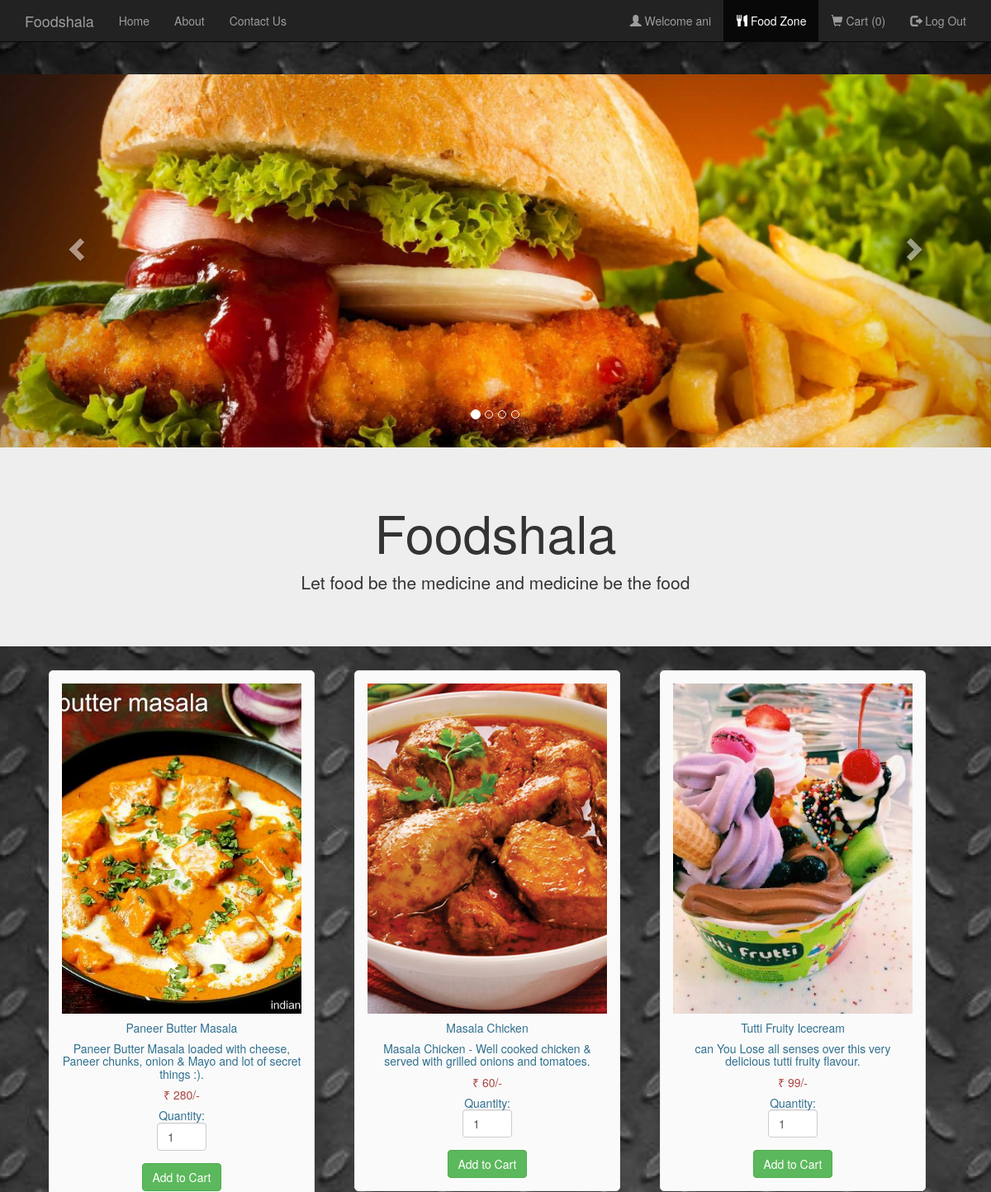
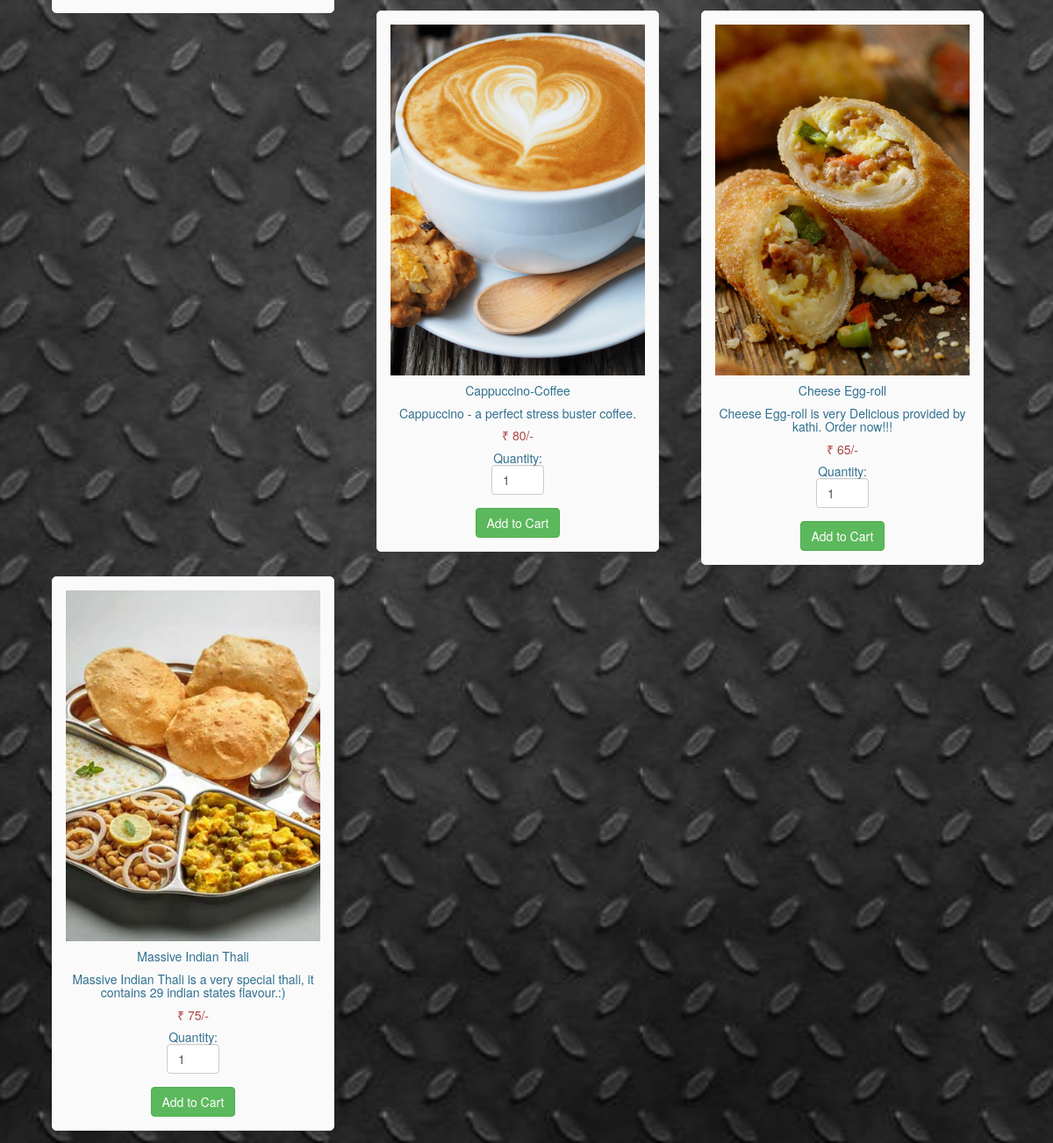
/foodlist.php (signed in), run on the app's committed database (2 pictures, top to bottom).
### tables this page shows
CREATE TABLE `FOOD` (
  `F_ID` int(30) NOT NULL,
  `name` varchar(30) NOT NULL,
  `price` int(30) NOT NULL,
  `description` varchar(200) NOT NULL,
  `R_ID` int(30) NOT NULL,
  `images_path` varchar(200) NOT NULL
);

### foodlist.php (the view, shortened to what this page needs)
<html>
  <head>
  </head>
  <link rel="stylesheet" type = "text/css" href ="css/foodlist.css">
  <link rel="stylesheet" type = "text/css" href ="css/bootstrap.min.css">
  <body>
    <nav class="navbar navbar-inverse navbar-fixed-top navigation-clean-search" role="navigation">
      <div class="container">
        <div class="navbar-header">
          <a class="navbar-brand" href="index.php">Foodshala</a>
        </div>
        <div class="collapse navbar-collapse " id="myNavbar">
          <ul class="nav navbar-nav">
            <li><a href="index.php">Home</a></li>
            <li><a href="aboutus.php">About</a></li>
            <li><a href="contactus.php">Contact Us</a></li>
          </ul>
<?php
if(isset($_SESSION['login_user1'])){
?>
          <ul class="nav navbar-nav navbar-right">
            <li><a href="#"><span class="glyphicon glyphicon-user"></span> Welcome <?php echo $_SESSION['login_user1']; ?> </a></li>
            <li><a href="myrestaurant.php">MANAGER CONTROL PANEL</a></li>
            <li><a href="logout_m.php"><span class="glyphicon glyphicon-log-out"></span> Log Out </a></li>
          </ul>
<?php
}
else if (isset($_SESSION['login_user2'])) {
  ?>
           <ul class="nav navbar-nav navbar-right">
            <li><a href="#"><span class="glyphicon glyphicon-user"></span> Welcome <?php echo $_SESSION['login_user2']; ?> </a></li>
            <li class="active" ><a href="foodlist.php"><span class="glyphicon glyphicon-cutlery"></span> Food Zone </a></li>
            <li><a href="cart.php"><span class="glyphicon glyphicon-shopping-cart"></span> Cart  (<?php
              if(isset($_SESSION["cart"])){
              $count = count($_SESSION["cart"]);
              echo "$count";
            }
              else
                echo "0";
              ?>) </a></li>
            <li><a href="logout_u.php"><span class="glyphicon glyphicon-log-out"></span> Log Out </a></li>
          </ul>
<?php
}
?>
        </div>
      </div>
    </nav>
    <div id="myCarousel" class="carousel slide" data-ride="carousel">
    <ol class="carousel-indicators">
      <li data-target="#myCarousel" data-slide-to="0" class="active"></li>
      <li data-target="#myCarousel" data-slide-to="1"></li>
      <li data-target="#myCarousel" data-slide-to="2"></li>
      <li data-target="#myCarousel" data-slide-to="3"></li>
    </ol>
    <div class="carousel-inner"><br><br>
      <div class="item active">
      <img src="images/slide001.jpg" style="width:100%;">
      <div class="carousel-caption">
      </div>
      </div>
    </div>
    <a class="left carousel-control" href="#myCarousel" data-slide="prev">
      <span class="glyphicon glyphicon-chevron-left"></span>
    </a>
    <a class="right carousel-control" href="#myCarousel" data-slide="next">
      <span class="glyphicon glyphicon-chevron-right"></span>
    </a>
    </div>
<div class="jumbotron">
  <div class="container text-center">
    <h1>Foodshala</h1>
    <p>Let food be the medicine and medicine be the food</p>
  </div>
</div>
<div class="container" style="width:95%;">
<?php
$conn = Connect();
$sql = "SELECT * FROM FOOD ORDER BY F_ID";
$result = mysqli_query($conn, $sql);
if (mysqli_num_rows($result) > 0)
{
  while($row = mysqli_fetch_assoc($result)){
?>
<div class="col-md-4">
<form method="post" action="cart.php?action=add&id=<?php echo $row["F_ID"]; ?>">
<div class="mypanel" align="center";>
<img src="<?php echo $row["images_path"]; ?>" class="img-responsive">
<h5 class="text-info"><?php echo $row["name"]; ?></h5>
<h5 class="text-info"><?php echo $row["description"]; ?></h5>
<h5 class="text-danger">&#8377; <?php echo $row["price"]; ?>/-</h5>
<h5 class="text-info">Quantity: <input type="number" min="1" max="25" name="quantity" class="form-control" value="1" style="width: 60px;"> </h5>
<input type="submit" name="add" style="margin-top:5px;" class="btn btn-success" value="Add to Cart">
</div>
</form>
</div>
<?php
}
}
?>
</div>
</body>
</html>

### css/foodlist.css (style rules this page uses)
body,html { height: 100%; }
body { padding-top: 50px; background-image: url('../images/bg1.jpg'); background-repeat: repeat; background-size: cover; background-position: center; }
.img-responsive { object-fit: cover; height: 400px !important; }
.mypanel { border: 1px solid #eaeaec; margin: -1px 19px 3px -1px; box-shadow: 0 1px 2px rgba(0,0,0,0.05); background-color: #FAFAFA; padding:15px; border-radius: 5px; }
input { border: 5px solid white; }

### data on the page
food: images_path (picture), name "Paneer Butter Masala", description "Paneer Butter Masala loaded with cheese, Paneer chunks, onion & Mayo and lot of secret things :).", price "280"
food: images_path (picture), name "Masala Chicken", description "Masala Chicken - Well cooked chicken & served with grilled onions and tomatoes.", price "60"
food: images_path (picture), name "Tutti Fruity Icecream", description "can You Lose all senses over this very delicious tutti fruity flavour.", price "99"
food: images_path (picture), name "Cappuccino-Coffee", description "Cappuccino - a perfect stress buster coffee.", price "80"
food: images_path (picture), name "Cheese Egg-roll", description "Cheese Egg-roll is very Delicious provided by kathi. Order now!!!", price "65"
food: images_path (picture), name "Massive Indian Thali", description "Massive Indian Thali is a very special thali, it contains 29 indian states flavour.:)", price "75"

### other printed values
$_SESSION['login_user2'] "ani"
